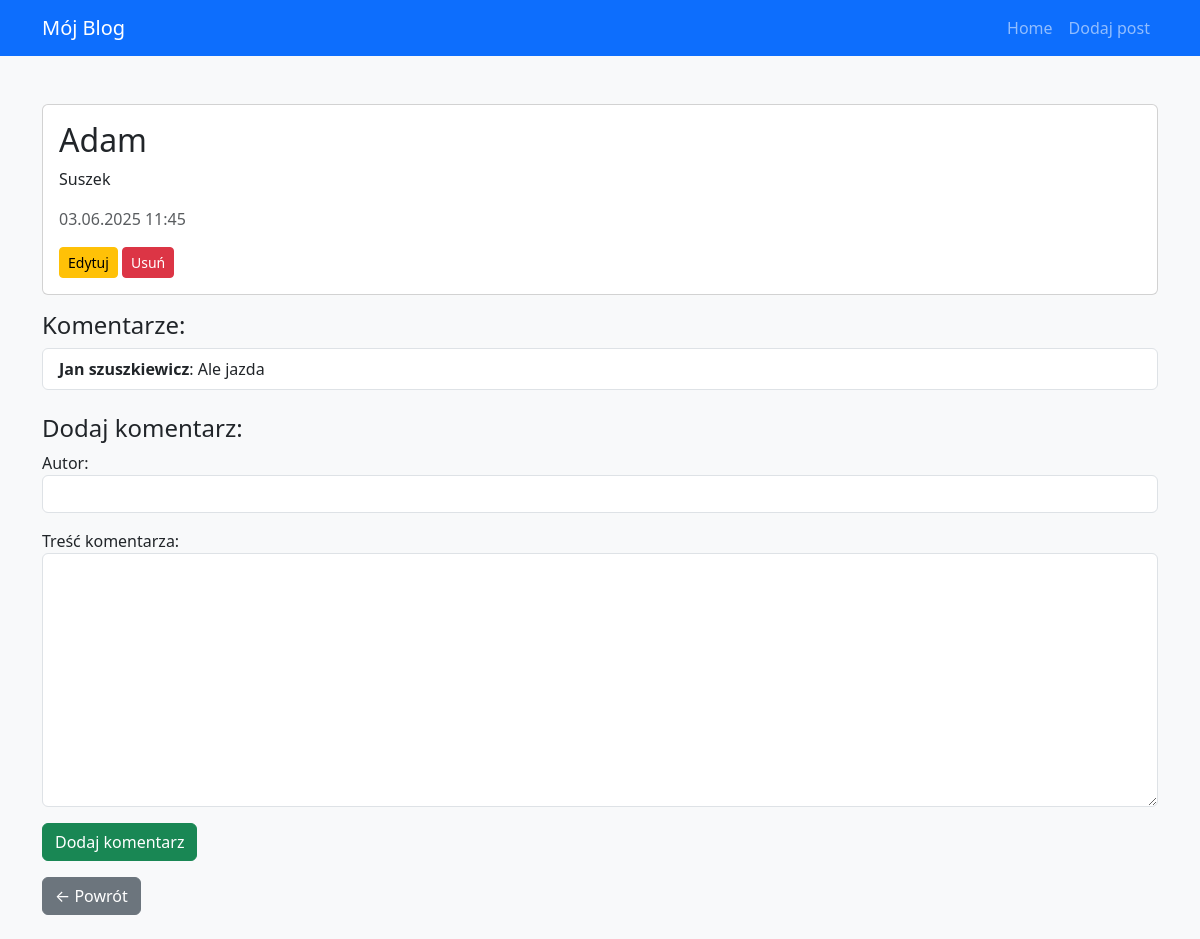
Screenshot of /post/3/ with the database file from the repository.
### blog/models.py (models this page shows, shortened)
class Post(models.Model):
    title = models.CharField(max_length=200)
    content = models.TextField()
    created_at = models.DateTimeField(auto_now_add=True)

class Comment(models.Model):
    post = models.ForeignKey(Post, related_name='comments', on_delete=models.CASCADE)
    author = models.CharField(max_length=100)
    text = models.TextField()
    created_at = models.DateTimeField(auto_now_add=True)

### blog/views.py (the view)
# urls.py: path('post/<int:pk>/', views.post_detail, name='post_detail'),
def post_detail(request, pk):
    post = get_object_or_404(Post, pk=pk)
    if request.method == 'POST':
        comment_form = CommentForm(request.POST)
        if comment_form.is_valid():
            comment = comment_form.save(commit=False)
            comment.post = post
            comment.save()
            return redirect('post_detail', pk=post.pk)
    else:
        comment_form = CommentForm()
    return render(request, 'blog/post_detail.html', {'post': post, 'comment_form': comment_form})

### blog/forms.py
class CommentForm(forms.ModelForm):
    class Meta:
        model = Comment
        fields = ['author', 'text']
        labels = {
            'author': 'Autor',
            'text': 'Treść komentarza',
        }
        widgets = {
            'author': forms.TextInput(attrs={'class': 'form-control'}),
            'text': forms.Textarea(attrs={'class': 'form-control'}),
        }

### blog/templates/blog/post_detail.html (shortened to what this page needs)
{% extends 'blog/base.html' %}
{% block content %}
<div class="card mb-3">
  <div class="card-body">
    <h2>{{ post.title }}</h2>
    <p>{{ post.content }}</p>
    <p class="text-muted">{{ post.created_at|date:"d.m.Y H:i" }}</p>
    <a href="{% url 'edit_post' post.pk %}" class="btn btn-warning btn-sm">Edytuj</a>
    <a href="{% url 'delete_post' post.pk %}" class="btn btn-danger btn-sm">Usuń</a>
  </div>
</div>
<h4>Komentarze:</h4>
<ul class="list-group mb-4">
  {% for comment in post.comments.all %}
    <li class="list-group-item">
      <strong>{{ comment.author }}</strong>: {{ comment.text }}
    </li>
  {% empty %}
    <li class="list-group-item">Brak komentarzy.</li>
  {% endfor %}
</ul>
<h4>Dodaj komentarz:</h4>
<form method="post">
  {{ comment_form.as_p }}
  <button type="submit" class="btn btn-success">Dodaj komentarz</button>
</form>
<a href="{% url 'post_list' %}" class="btn btn-secondary mt-3">← Powrót</a>
{% endblock %}

### rows the page displays
Post: title "Adam", content "Suszek", created_at "03.06.2025 11:45"
Comment: author "Jan szuszkiewicz", text "Ale jazda"
